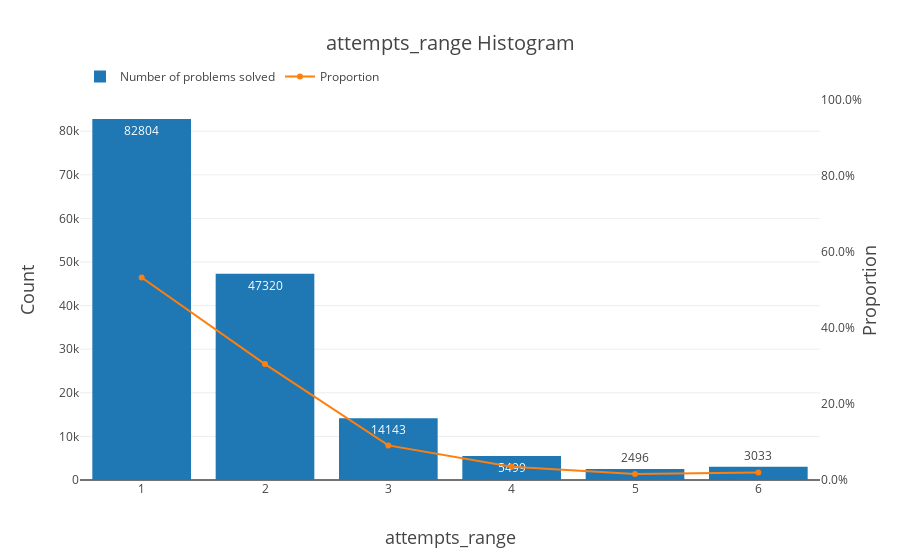

The cell this chart's notebook holds for it:
### Code cell
bar = go.Bar(
    name = 'Number of problems solved',
    x=submissions_counts.index,
    y=submissions_counts['problem_id'],
    text=list(submissions_counts['problem_id']),
    textposition='auto'
    )

line = go.Scatter(
    name='Proportion',
    x=[1,2,3,4,5,6],
    y=[.533, .305, .091, .035, .016, .020],
    yaxis='y2'
)

layout = go.Layout(
    title='attempts_range Histogram',
    titlefont = dict(size=20),
    xaxis=dict(
        title='attempts_range',
        titlefont=dict(
            size=18
        )
    ),
    yaxis=dict(
        title='Count',
        titlefont=dict(
            size=18
        )
    ),
    yaxis2=dict(
        title='Proportion',
        titlefont=dict(
            size=18
        ),
        overlaying='y',
        side='right',
        tickformat= ',.1%',
        range= [0,1],
        showgrid=False
    ),
    legend=dict(
        orientation='h',
        y=1.1)
)

fig = go.Figure(data=[bar, line], layout=layout)

iplot(fig, filename='attempts_range_histogram')

### Figure 1 — Plotly figure (JSON) as saved in the notebook; plotly's stock layout.template omitted (floating-point values rounded to 4 significant figures)
{"data": [{"name": "Number of problems solved", "text": ["82804", "47320", "14143", "5499", "2496", "3033"], "textposition": "auto", "type": "bar", "uid": "026def58-5f2b-11e9-94af-e442a6f8adc3", "x": [1, 2, 3, 4, 5, 6], "y": [82804, 47320, 14143, 5499, 2496, 3033]}, {"name": "Proportion", "type": "scatter", "uid": "026def59-5f2b-11e9-8d7e-e442a6f8adc3", "x": [1, 2, 3, 4, 5, 6], "y": [0.533, 0.305, 0.091, 0.035, 0.016, 0.02], "yaxis": "y2"}], "layout": {"legend": {"orientation": "h", "y": 1.1}, "title": "attempts_range Histogram", "titlefont": {"size": 20}, "xaxis": {"title": "attempts_range", "titlefont": {"size": 18}}, "yaxis": {"title": "Count", "titlefont": {"size": 18}}, "yaxis2": {"overlaying": "y", "range": [0, 1], "showgrid": false, "side": "right", "tickformat": ",.1%", "title": "Proportion", "titlefont": {"size": 18}}}}
